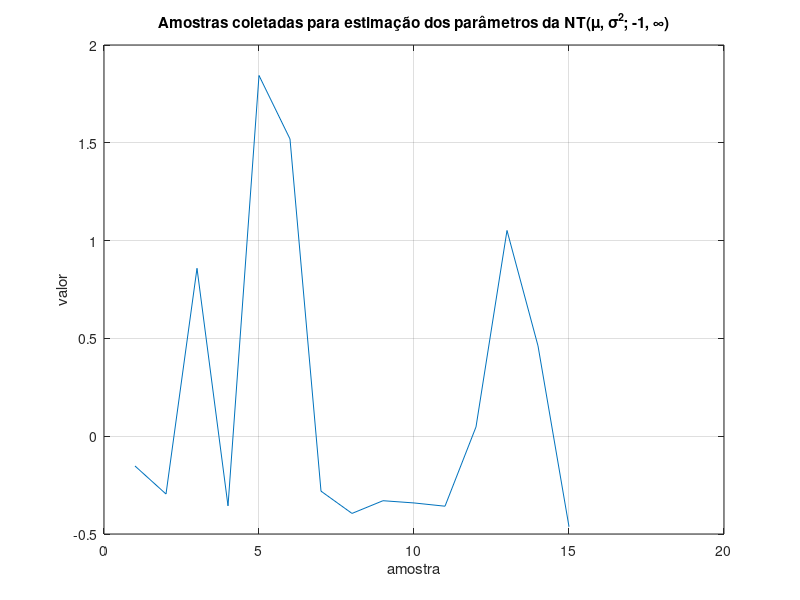

Source code (MATLAB): (Note: this script raises an error after producing the figure.)
clc;
clear all;
close all;

a = -1;
b = Inf;
x = load('dados7.csv');
n = length(x);
a_str = num2str(a);
if isinf(a)
	a_str = '\infty';
	if a < 0
		a_str = ['-' a_str];
	end;
end;
b_str = num2str(b);
if isinf(b)
	b_str = '\infty';
	if b < 0
		b_str = ['-' b_str];
	end;
end;
plot(1 : n, x);
title(['Amostras coletadas para estimação dos parâmetros da NT(\mu, \sigma^2; ' a_str ', ' b_str ')']);
xlabel('amostra');
ylabel('valor');
grid on;

l = @(theta) -l_nt(theta, a, b, x);
gl = @(theta) -gl_nt(theta, a, b, x);
theta0 = [mean(x); var(x)];
c1 = 0.1;
delta_alpha = 0.05;
epsilon_f = 1e-3;
epsilon_x = 1e-5;
k_max = 1e5;
a_mu = -1; a_sigma2 = epsilon_f;
b_mu = 1; b_sigma2 = 1;
tam = 100;
mu = linspace(a_mu, b_mu, tam);
sigma2 = linspace(a_sigma2, b_sigma2, tam);
llf = zeros(tam);
for i = 1 : tam
	for j = 1 : tam
		llf(i, j) = -l([mu(i); sigma2(j)]);
	end;
end;
figure;
mesh(mu, sigma2, llf);
title(['Log-Likelihood Function']);
xlabel('\mu');
ylabel('\sigma^2');
zlabel('l(\theta)');
grid on;

addpath('../mnouvsr');
addpath('../mnomvsr');

disp('Método de Máxima Declividade:');
try
	[solution fsolution e k tf alpha] = maxDecl(l, gl, theta0, c1, delta_alpha, epsilon_f, epsilon_x, k_max);
	disp(['   theta*  = [' num2str(solution(1)) '; ' num2str(solution(2)) ']']);
	disp([' l(theta*) = ' num2str(fsolution)]);
	disp(['     e     = ' num2str(e)]);
	disp(['     k     = ' num2str(k)]);
	disp(['     tf    = ' num2str(tf)]);
	disp(['   alpha   = [' num2str(alpha) ']']);
catch err
	disp(['  error: ' err.message]);
end;
disp('');

disp('Método de Máxima Declividade usando o método de Redução Bilateral:');
try
	[solution fsolution e k tf alpha] = maxDecl(l, gl, theta0, epsilon_f, epsilon_x, k_max, @(fname, a, b) redBi(fname, a, b, epsilon_f, k_max));
	disp(['   theta*  = [' num2str(solution(1)) '; ' num2str(solution(2)) ']']);
	disp([' l(theta*) = ' num2str(fsolution)]);
	disp(['     e     = ' num2str(e)]);
	disp(['     k     = ' num2str(k)]);
	disp(['     tf    = ' num2str(tf)]);
	disp(['   alpha   = [' num2str(alpha) ']']);
catch err
	disp(['  error: ' err.message]);
end;
disp('');

disp('Método de Máxima Declividade usando o método de Interpolação Quadrática:');
try
	[solution fsolution e k tf alpha] = maxDecl(l, gl, theta0, epsilon_f, epsilon_x, k_max, @(fname, a, b) interQuad(fname, a, b, epsilon_f, k_max));
	disp(['   theta*  = [' num2str(solution(1)) '; ' num2str(solution(2)) ']']);
	disp([' l(theta*) = ' num2str(fsolution)]);
	disp(['     e     = ' num2str(e)]);
	disp(['     k     = ' num2str(k)]);
	disp(['     tf    = ' num2str(tf)]);
	disp(['   alpha   = [' num2str(alpha) ']']);
catch err
	disp(['  error: ' err.message]);
end;
disp('');

disp('Método de Quasi-Newton:');
try
	[solution fsolution e k tf] = quasiNewton(l, gl, theta0, c1, delta_alpha, epsilon_f, epsilon_x, k_max);
	disp(['   theta*  = [' num2str(solution(1)) '; ' num2str(solution(2)) ']']);
	disp([' l(theta*) = ' num2str(fsolution)]);
	disp(['     e     = ' num2str(e)]);
	disp(['     k     = ' num2str(k)]);
	disp(['     tf    = ' num2str(tf)]);
catch err
	disp(['  error: ' err.message]);
end;
disp('');

disp('Método dos Gradientes Conjugados usando o método de Redução Bilateral:');
try
	[solution fsolution e k tf alpha] = gc(l, gl, theta0, epsilon_f, k_max, @(fname, a, b) redBi(fname, a, b, epsilon_f, k_max));
	disp(['   theta*  = [' num2str(solution(1)) '; ' num2str(solution(2)) ']']);
	disp([' l(theta*) = ' num2str(fsolution)]);
	disp(['     e     = ' num2str(e)]);
	disp(['     k     = ' num2str(k)]);
	disp(['     tf    = ' num2str(tf)]);
	disp(['   alpha   = [' num2str(alpha) ']']);
catch err
	disp(['  error: ' err.message]);
end;
disp('');

disp('Método dos Gradientes Conjugados usando o método de Interpolação Quadrática:');
try
	[solution fsolution e k tf alpha] = gc(l, gl, theta0, epsilon_f, k_max, @(fname, a, b) interQuad(fname, a, b, epsilon_f, k_max));
	disp(['   theta*  = [' num2str(solution(1)) '; ' num2str(solution(2)) ']']);
	disp([' l(theta*) = ' num2str(fsolution)]);
	disp(['     e     = ' num2str(e)]);
	disp(['     k     = ' num2str(k)]);
	disp(['     tf    = ' num2str(tf)]);
	disp(['   alpha   = [' num2str(alpha) ']']);
catch err
	disp(['  error: ' err.message]);
end;
disp('');

rmpath('../mnouvsr');
rmpath('../mnomvsr');